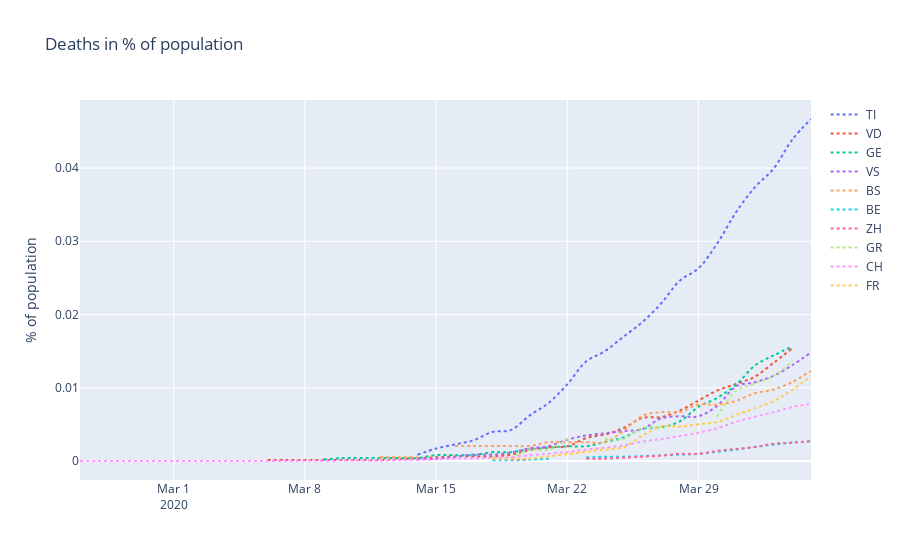
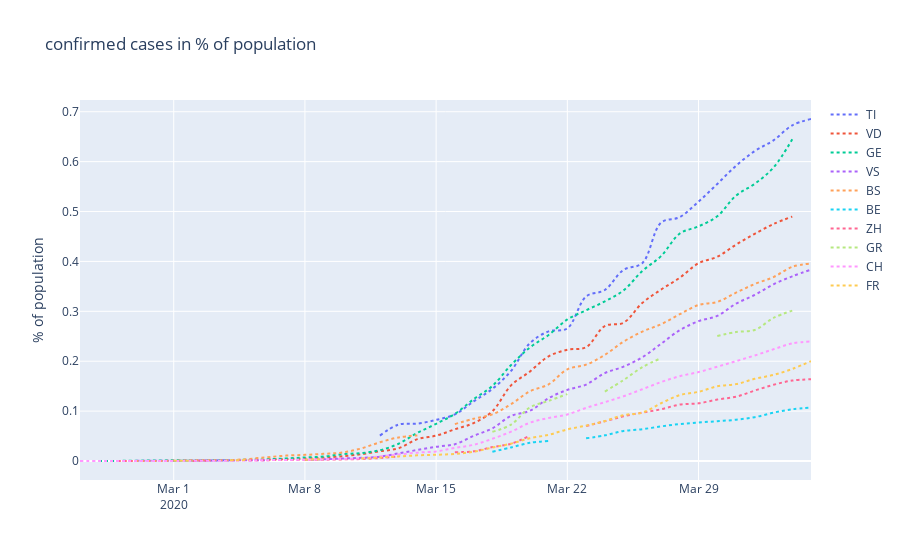
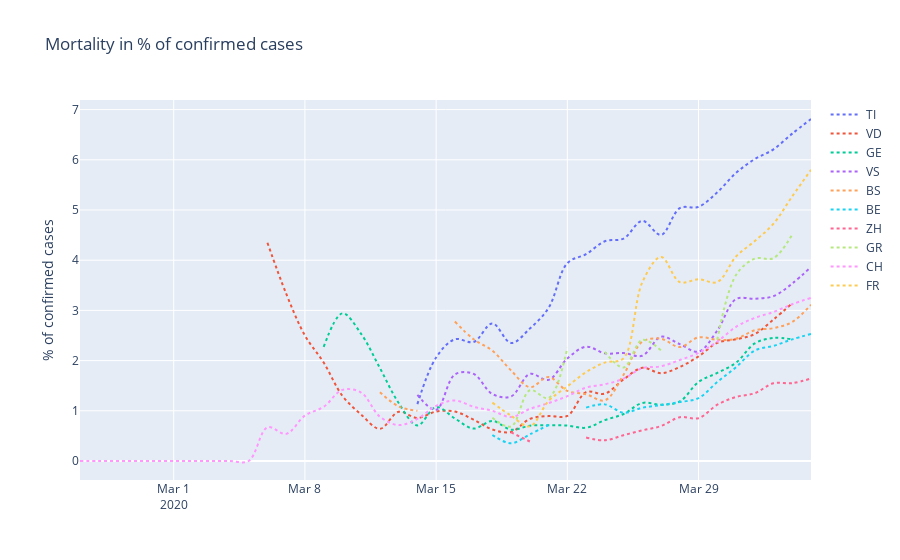

The notebook cell saved with these charts, in order:
### Markdown cell above
![bild](BFS.png)

### Code cell
#select countries
       #what countries are there?
       #df["countriesAndTerritories"].unique()

cantons = ["TI","VD","GE","VS","BS","BE","ZH", "GR", "CH","FR"]
df_cantons = df2[df2["Country"].isin(cantons)]
df_cantons=df_cantons.sort_values(by=['Country','Date'])

#calculation of additional parameters
df_cantons['Mortality_%'] = df_cantons.deaths / df_cantons.cases * 100
df_cantons['Extent_%'] = df_cantons.cases / df_cantons.popData2018 * 100
df_cantons['Deaths%pop']=df_cantons.deaths / df_cantons.popData2018 * 100

'''md
# Plotly
'''

# Quelle: https://www.youtube.com/watch?v=XUNaGFa9xCM
# dort gibt es ein weiteres Beispiel mit Widgets und interactive
#df.loc[df['Country'] == "Italy"]

import plotly as py
import plotly.graph_objs as go
import ipywidgets as widgets
import numpy as np
py.offline.init_notebook_mode(connected=True)
#                                                                                   Fig. (a)
layouta = go.Layout(
    title='Mortality in % of confirmed cases',
    yaxis=dict(
        title='% of confirmed cases'
    ),
)

trace_cantons0a = go.Scatter(
    x=df_cantons.loc[df_cantons['Country'] == cantons[0],"Date"],
    y=df_cantons.loc[df_cantons['Country'] == cantons[0], "Mortality_%"],
    mode='lines',
    name=cantons[0],
    line=dict(
        shape='spline',
        dash='dot'
    )
)
trace_cantons1a = go.Scatter(
    x=df_cantons.loc[df_cantons['Country'] == cantons[1],"Date"],
    y=df_cantons.loc[df_cantons['Country'] == cantons[1],"Mortality_%"],
    mode='lines',
    name=cantons[1],
    line=dict(
        shape='spline',
        dash='dot'
    )
)
trace_cantons2a = go.Scatter(
    x=df_cantons.loc[df_cantons['Country'] == cantons[2],"Date"],
    y=df_cantons.loc[df_cantons['Country'] == cantons[2], "Mortality_%"],
    mode='lines',
    name=cantons[2],
    line=dict(
        shape='spline',
        dash='dot'
    )
)
trace_cantons3a = go.Scatter(
    x=df_cantons.loc[df_cantons['Country'] == cantons[3],"Date"],
    y=df_cantons.loc[df_cantons['Country'] == cantons[3],"Mortality_%"],
    mode='lines',
    name=cantons[3],
    line=dict(
        shape='spline',
        dash='dot'
    )
)
trace_cantons4a = go.Scatter(
    x=df_cantons.loc[df_cantons['Country'] == cantons[4],"Date"],
    y=df_cantons.loc[df_cantons['Country'] == cantons[4], "Mortality_%"],
    mode='lines',
    name=cantons[4],
    line=dict(
        shape='spline',
        dash='dot'
    )
)
trace_cantons5a = go.Scatter(
    x=df_cantons.loc[df_cantons['Country'] == cantons[5],"Date"],
    y=df_cantons.loc[df_cantons['Country'] == cantons[5],"Mortality_%"],
    mode='lines',
    name=cantons[5],
    line=dict(
        shape='spline',
        dash='dot'
    )
)
trace_cantons6a = go.Scatter(
    x=df_cantons.loc[df_cantons['Country'] == cantons[6],"Date"],
    y=df_cantons.loc[df_cantons['Country'] == cantons[6],"Mortality_%"],
    mode='lines',
    name=cantons[6],
    line=dict(
        shape='spline',
        dash='dot'
    )
)
trace_cantons7a = go.Scatter(
    x=df_cantons.loc[df_cantons['Country'] == cantons[7],"Date"],
    y=df_cantons.loc[df_cantons['Country'] == cantons[7],"Mortality_%"],
    mode='lines',
    name=cantons[7],
    line=dict(
        shape='spline',
        dash='dot'
    )
)
trace_cantons8a = go.Scatter(
    x=df_cantons.loc[df_cantons['Country'] == cantons[8],"Date"],
    y=df_cantons.loc[df_cantons['Country'] == cantons[8],"Mortality_%"],
    mode='lines',
    name=cantons[8],
    line=dict(
        shape='spline',
        dash='dot'
    )
)
trace_cantons9a = go.Scatter(
    x=df_cantons.loc[df_cantons['Country'] == cantons[9],"Date"],
    y=df_cantons.loc[df_cantons['Country'] == cantons[9],"Mortality_%"],
    mode='lines',
    name=cantons[9],
    line=dict(
        shape='spline',
        dash='dot'
    )
)

#                                                                                   Fig. (b)
layoutb = go.Layout(
    title='confirmed cases in % of population',
    yaxis=dict(
        title='% of population'
    ),
)

trace_cantons0b = go.Scatter(
    x=df_cantons.loc[df_cantons['Country'] == cantons[0],"Date"],
    y=df_cantons.loc[df_cantons['Country'] == cantons[0], "Extent_%"],
    mode='lines',
    name=cantons[0],
    line=dict(
        shape='spline',
        dash='dot'
    )
)
trace_cantons1b = go.Scatter(
    x=df_cantons.loc[df_cantons['Country'] == cantons[1],"Date"],
    y=df_cantons.loc[df_cantons['Country'] == cantons[1],"Extent_%"],
    mode='lines',
    name=cantons[1],
    line=dict(
        shape='spline',
        dash='dot'
    )
)
trace_cantons2b = go.Scatter(
    x=df_cantons.loc[df_cantons['Country'] == cantons[2],"Date"],
    y=df_cantons.loc[df_cantons['Country'] == cantons[2], "Extent_%"],
    mode='lines',
    name=cantons[2],
    line=dict(
        shape='spline',
        dash='dot'
    )
)
trace_cantons3b = go.Scatter(
    x=df_cantons.loc[df_cantons['Country'] == cantons[3],"Date"],
    y=df_cantons.loc[df_cantons['Country'] == cantons[3],"Extent_%"],
    mode='lines',
    name=cantons[3],
    line=dict(
        shape='spline',
        dash='dot'
    )
)
trace_cantons4b = go.Scatter(
    x=df_cantons.loc[df_cantons['Country'] == cantons[4],"Date"],
    y=df_cantons.loc[df_cantons['Country'] == cantons[4], "Extent_%"],
    mode='lines',
    name=cantons[4],
    line=dict(
        shape='spline',
        dash='dot'
    )
)
trace_cantons5b = go.Scatter(
    x=df_cantons.loc[df_cantons['Country'] == cantons[5],"Date"],
    y=df_cantons.loc[df_cantons['Country'] == cantons[5],"Extent_%"],
    mode='lines',
    name=cantons[5],
    line=dict(
        shape='spline',
        dash='dot'
    )
)
trace_cantons6b = go.Scatter(
    x=df_cantons.loc[df_cantons['Country'] == cantons[6],"Date"],
    y=df_cantons.loc[df_cantons['Country'] == cantons[6],"Extent_%"],
    mode='lines',
    name=cantons[6],
    line=dict(
        shape='spline',
        dash='dot'
    )
)
trace_cantons7b = go.Scatter(
    x=df_cantons.loc[df_cantons['Country'] == cantons[7],"Date"],
    y=df_cantons.loc[df_cantons['Country'] == cantons[7],"Extent_%"],
    mode='lines',
    name=cantons[7],
    line=dict(
        shape='spline',
        dash='dot'
    )
)
trace_cantons8b = go.Scatter(
    x=df_cantons.loc[df_cantons['Country'] == cantons[8],"Date"],
    y=df_cantons.loc[df_cantons['Country'] == cantons[8],"Extent_%"],
    mode='lines',
    name=cantons[8],
    line=dict(
        shape='spline',
        dash='dot'
    )
)
trace_cantons9b = go.Scatter(
    x=df_cantons.loc[df_cantons['Country'] == cantons[9],"Date"],
    y=df_cantons.loc[df_cantons['Country'] == cantons[9],"Extent_%"],
    mode='lines',
    name=cantons[9],
    line=dict(
        shape='spline',
        dash='dot'
    )
)

#                                                                                   Fig. (c)

layoutc = go.Layout(
    title='Deaths in % of population',
    yaxis=dict(
        title='% of population'
    ),
)

trace_cantons0c = go.Scatter(
    x=df_cantons.loc[df_cantons['Country'] == cantons[0],"Date"],
    y=df_cantons.loc[df_cantons['Country'] == cantons[0], "Deaths%pop"],
    mode='lines',
    name=cantons[0],
    line=dict(
        shape='spline',
        dash='dot'
    )
)
trace_cantons1c = go.Scatter(
    x=df_cantons.loc[df_cantons['Country'] == cantons[1],"Date"],
    y=df_cantons.loc[df_cantons['Country'] == cantons[1],"Deaths%pop"],
    mode='lines',
    name=cantons[1],
    line=dict(
        shape='spline',
        dash='dot'
    )
)
trace_cantons2c = go.Scatter(
    x=df_cantons.loc[df_cantons['Country'] == cantons[2],"Date"],
    y=df_cantons.loc[df_cantons['Country'] == cantons[2], "Deaths%pop"],
    mode='lines',
    name=cantons[2],
    line=dict(
        shape='spline',
        dash='dot'
    )
)
trace_cantons3c = go.Scatter(
    x=df_cantons.loc[df_cantons['Country'] == cantons[3],"Date"],
    y=df_cantons.loc[df_cantons['Country'] == cantons[3],"Deaths%pop"],
    mode='lines',
    name=cantons[3],
    line=dict(
        shape='spline',
        dash='dot'
    )
)
trace_cantons4c = go.Scatter(
    x=df_cantons.loc[df_cantons['Country'] == cantons[4],"Date"],
    y=df_cantons.loc[df_cantons['Country'] == cantons[4], "Deaths%pop"],
    mode='lines',
    name=cantons[4],
    line=dict(
        shape='spline',
        dash='dot'
    )
)
trace_cantons5c = go.Scatter(
    x=df_cantons.loc[df_cantons['Country'] == cantons[5],"Date"],
    y=df_cantons.loc[df_cantons['Country'] == cantons[5],"Deaths%pop"],
    mode='lines',
    name=cantons[5],
    line=dict(
        shape='spline',
        dash='dot'
    )
)
trace_cantons6c = go.Scatter(
    x=df_cantons.loc[df_cantons['Country'] == cantons[6],"Date"],
    y=df_cantons.loc[df_cantons['Country'] == cantons[6],"Deaths%pop"],
    mode='lines',
    name=cantons[6],
    line=dict(
        shape='spline',
        dash='dot'
    )
)
trace_cantons7c = go.Scatter(
    x=df_cantons.loc[df_cantons['Country'] == cantons[7],"Date"],
    y=df_cantons.loc[df_cantons['Country'] == cantons[7],"Deaths%pop"],
    mode='lines',
    name=cantons[7],
    line=dict(
        shape='spline',
        dash='dot'
    )
)
trace_cantons8c = go.Scatter(
    x=df_cantons.loc[df_cantons['Country'] == cantons[8],"Date"],
    y=df_cantons.loc[df_cantons['Country'] == cantons[8],"Deaths%pop"],
    mode='lines',
    name=cantons[8],
    line=dict(
        shape='spline',
        dash='dot'
    )
)
trace_cantons9c = go.Scatter(
    x=df_cantons.loc[df_cantons['Country'] == cantons[9],"Date"],
    y=df_cantons.loc[df_cantons['Country'] == cantons[9],"Deaths%pop"],
    mode='lines',
    name=cantons[9],
    line=dict(
        shape='spline',
        dash='dot'
    )
)
fig_cantonsc = go.Figure(data=[trace_cantons0c, trace_cantons1c, trace_cantons2c, trace_cantons3c, trace_cantons4c, trace_cantons5c, trace_cantons6c, trace_cantons7c, trace_cantons8c, trace_cantons9c], layout=layoutc)
py.offline.iplot(fig_cantonsc)

fig_cantonsb = go.Figure(data=[trace_cantons0b, trace_cantons1b, trace_cantons2b, trace_cantons3b, trace_cantons4b, trace_cantons5b, trace_cantons6b, trace_cantons7b, trace_cantons8b, trace_cantons9b], layout=layoutb)
py.offline.iplot(fig_cantonsb)

fig_cantonsa = go.Figure(data=[trace_cantons0a, trace_cantons1a, trace_cantons2a, trace_cantons3a, trace_cantons4a, trace_cantons5a, trace_cantons6a, trace_cantons7a, trace_cantons8a, trace_cantons9a], layout=layouta)
py.offline.iplot(fig_cantonsa)
